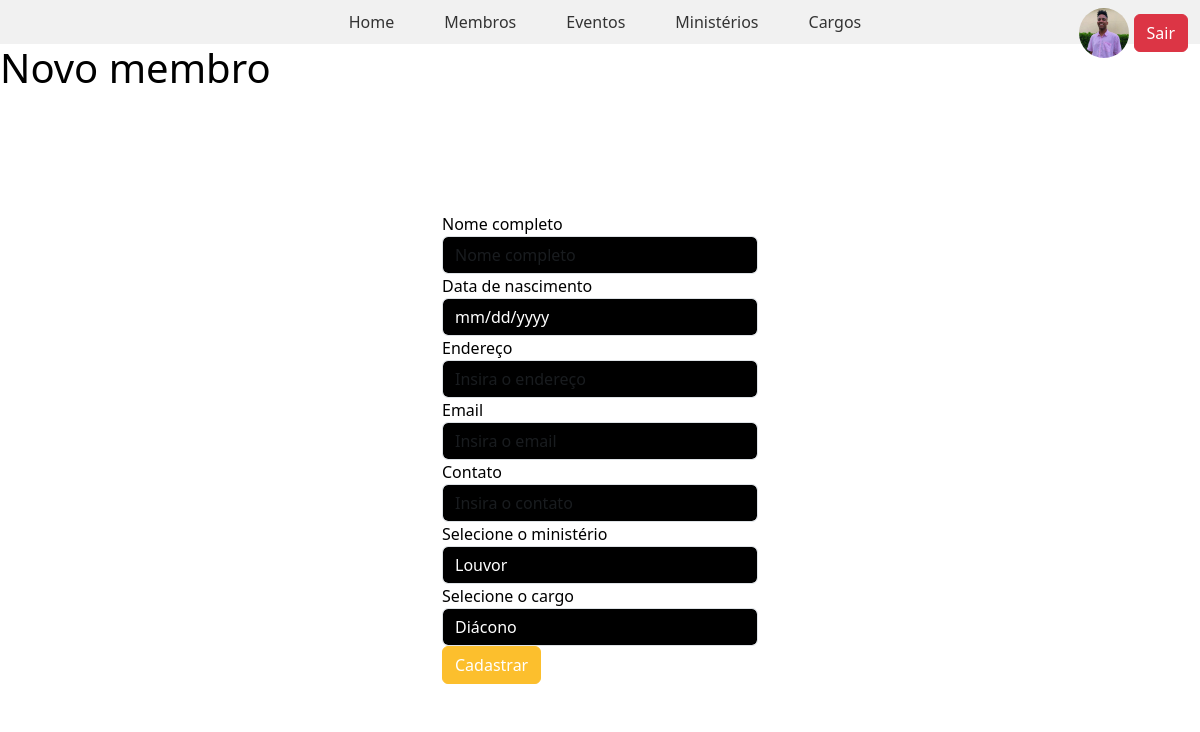
The page /pages/membros/new.member.php (signed in) on the database its author committed.
### tables this page shows
CREATE TABLE IF NOT EXISTS MENUS(
	POSITION INT NOT NULL,
	NAME VARCHAR(100) NOT NULL UNIQUE,
    PATH VARCHAR(100) NOT NULL UNIQUE
);

CREATE TABLE IF NOT EXISTS USERS (
	ID INT AUTO_INCREMENT PRIMARY KEY,
    NAME VARCHAR(100) NOT NULL,
    USERNAME VARCHAR(50)  UNIQUE NOT NULL,
    EMAIL VARCHAR(100) UNIQUE NOT NULL,
    PASSWORD VARCHAR(100) NOT NULL,
    IMAGE VARCHAR (500),
    ROLE_ID INT NOT NULL
);

### pages/membros/new.member.php (the view, shortened to what this page needs)
<?php
include '../../services/connect.php';
$resMinistrys = mysqli_query($con, "SELECT * FROM MINISTRYS");
$resFunctions = mysqli_query($con, "SELECT * FROM FUNCTIONS");
$ministrys = array();
$functions = array();
while ($row = mysqli_fetch_array($resMinistrys)) {
    $ministrys[] = $row;
}
while ($row = mysqli_fetch_array($resFunctions)) {
    $functions[] = $row;
}
?>
<!doctype html>
<html lang="en">
<head>
    <link href="https://cdn.jsdelivr.net/npm/bootstrap@5.3.0-alpha3/dist/css/bootstrap.min.css" rel="stylesheet">
    <link rel="stylesheet" href="./new.member.styles.css" type="text/css">
</head>
<body>
    <?php include '../../components/nav-menu/nav.component.php'; ?>
    <h1>Novo membro</h1>
    <div class="container">
        <div class="row">
            <div class="col-md-6 offset-md-3 col-lg-4 offset-lg-4">
                <div id="loginForm" class="login-form">
                    <form method="post" enctype="multipart/form-data">
                        <div id='input_name' class="form-group">
                            <label for="name">Nome completo</label>
                            <input type="text" name="name" class="form-control" id="name" placeholder="Nome completo" required>
                        </div>
                        <div id='input_birthdate' class="form-group">
                            <label for="birthdate">Data de nascimento</label>
                            <input type="date" name="birthdate" class="form-control" id="birthdate" placeholder="Data de nascimento" required>
                        </div>
                        <div id='input_addres' class="form-group">
                            <label for="address">Endereço</label>
                            <input type="text" name="address" class="form-control" id="addres" placeholder="Insira o endereço" required>
                        </div>
                        <div id='input_email' class="form-group">
                            <label for="email">Email</label>
                            <input type="text" name="email" class="form-control" id="email" placeholder="Insira o email" required>
                        </div>
                        <div id='input_phone' class="form-group">
                            <label for="phone">Contato</label>
                            <input type="text" name="phone" class="form-control" id="phone" placeholder="Insira o contato" required>
                        </div>
                        <div id='input_ministry' class="form-group">
                            <label for="ministry">Selecione o ministério</label>
                            <select name="ministry" class="form-control" id="ministry" required>
                                <?php
                                foreach ($ministrys as $ministry) {
                                    echo "<option value='" . $ministry['ID'] . "'> " . $ministry['NAME'] . "</option>";
                                }
                                ?>
                            </select>
                        </div>
                        <div id='input_function' class="form-group">
                            <label for="function">Selecione o cargo</label>
                            <select name="function" class="form-control" id="function" required>
                                <?php
                                foreach ($functions as $function) {
                                    echo "<option value='" . $function['ID'] . "'> " . $function['NAME'] . "</option>";
                                }
                                ?>
                            </select>
                        </div>
                        <div class="form-group">
                            <button type="submit" name="submit_button" class="btn btn-primary btn-block">Cadastrar</button>
                        </div>
                    </form>
                </div>
            </div>
        </div>
    </div>
</body>
</html>

### components/nav-menu/nav.component.php (shortened to what this page needs)
<?php
$query = "SELECT * FROM MENUS ORDER BY POSITION ASC";
$res = mysqli_query($con, $query);
$queryUser = "SELECT * FROM USERS WHERE ID = $_SESSION[ID]";
$resUser = mysqli_query($con, $queryUser);
$user = mysqli_fetch_assoc($resUser);
?>
<!DOCTYPE html>
<html>
<head>
    <link rel="stylesheet" type="text/css" href="../../components/nav-menu/nav.styles.css">
</head>
<body>
    <nav>
        <div class="div-menu">
            <ul class="menu">
                <?php
                while ($menu = mysqli_fetch_assoc($res)) {
                    echo "<li><a href='../" . $menu['PATH'] . "'>" . $menu['NAME'] . "</a></li>";
                }
                ?>
            </ul>
            <div class="div-profile">
                <?php
                echo "<img class='img-profile' src='../../" . $user['IMAGE'] . "'/>"
                ?>
                <a class='btn btn-danger' href="../../services/logout.php">Sair</a> <br><br>
            </div>
        </div>
    </nav>
</body>
</html>

### pages/membros/new.member.styles.css (style rules this page uses)
body { background-color: #ffffff; color: #000000; }
.container { margin-top: 100px; }
.login-form { background-color: #ffffff; padding: 20px; border-radius: 5px; }
.form-group label { color: #000000; }
.form-control { background-color: #000000; color: #ffffff; }
.btn-primary { background-color: #fcbf2d; border-color: #fcbf2d; }

### components/nav-menu/nav.styles.css (style rules this page uses)
nav { background-color: #f1f1f1; }
.menu { display: flex; justify-content: center; list-style: none; padding: 0; margin: 0; }
.menu li { margin-left: 10px; }
.menu a { display: block; padding: 10px 20px; text-decoration: none; color: #333; }
.div-profile { float: right; margin-top: -3%; margin-right: 1%; }
.img-profile { width: 50px; height: 50px; border-radius: 50%; }

### rows shown on the page
menus: NAME "Home"
menus: NAME "Membros"
menus: NAME "Eventos"
menus: NAME "Ministérios"
menus: NAME "Cargos"
users: IMAGE (picture)

### other values the page prints
form field ministry "Louvor"
form field function "Diácono"
